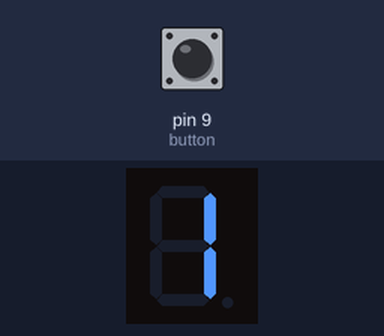
Recording of a sketch running on a simulated Arduino Uno, built with avr-gcc and run on an emulated ATmega328P. On the bench: 1-digit seven-segment display. Wiring (inferred from the names in the program): 1-digit 7-segment display, segments lit when HIGH: segments pin 2, pin 3, pin 4, pin 5, pin 6, pin 7, pin 8. The inputs (shaded band) are chosen by the test bench; at power-on: pin 9 (button) HIGH. The segment pins are drawn as the display they are named for.

Above: at 1.2 s.
1.3 s: pin 9 (button) pulled LOW for 0.15 s
At 1.8 s:
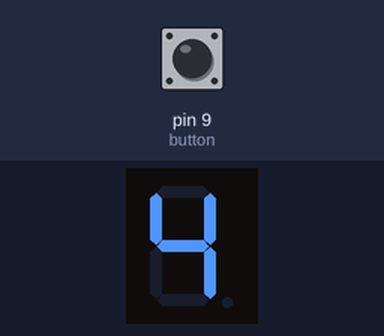
2.9 s: pin 9 (button) pulled LOW for 1 s
At 4.2 s:
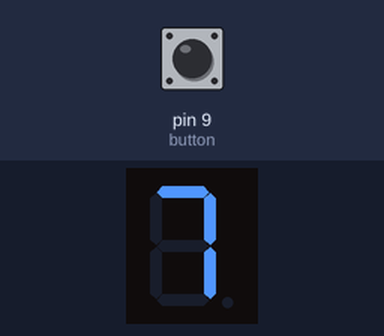
5.4 s: pin 9 (button) pulled LOW for 0.15 s
At 6.1 s:
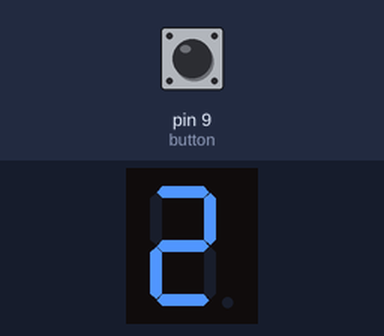
7.0 s: pin 9 (button) pulled LOW for 1 s
At 7.3 s:
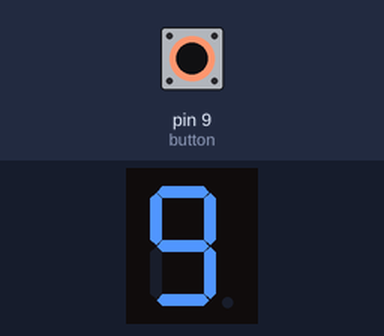
Timing chart, 0 to 10.0 s (numbered marks = the images above; inputs shaded):
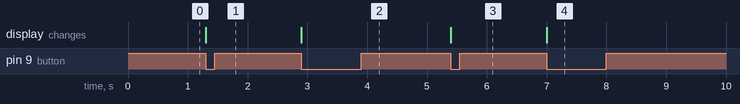

The sketch:

Irregular_Counter.ino
```cpp
int segmentPins[7] = {2, 3, 4, 5, 6, 7, 8};
int button = 9;

int counter = 0;
int previous = HIGH;

int sequence[] = {1, 4, 7, 2, 9, 5, 0, 8};

byte digits[10][7] =
    {
        {1, 1, 1, 1, 1, 1, 0}, // 0
        {0, 1, 1, 0, 0, 0, 0}, // 1
        {1, 1, 0, 1, 1, 0, 1}, // 2
        {1, 1, 1, 1, 0, 0, 1}, // 3
        {0, 1, 1, 0, 0, 1, 1}, // 4
        {1, 0, 1, 1, 0, 1, 1}, // 5
        {1, 0, 1, 1, 1, 1, 1}, // 6
        {1, 1, 1, 0, 0, 0, 0}, // 7
        {1, 1, 1, 1, 1, 1, 1}, // 8
        {1, 1, 1, 1, 0, 1, 1}  // 9
};

void displayDigit(int num)
{
    for (int i = 0; i < 7; i++)
    {
        digitalWrite(segmentPins[i], digits[num][i]);
    }
}

void setup()
{
    for (int i = 0; i < 7; i++)
        pinMode(segmentPins[i], OUTPUT);

    pinMode(button, INPUT_PULLUP);

    displayDigit(sequence[counter]);
}

void loop()
{
    int reading = digitalRead(button);

    if (previous == HIGH && reading == LOW)
    {
        counter++;

        if (counter >= 8)
            counter = 0;

        displayDigit(sequence[counter]);

        delay(250);
    }

    previous = reading;
}
```

Measured:
- after the input at 1.3 s, the display: changes at once (image 1)
- after the input at 2.9 s, the display: changes at once (image 2)
- after the input at 5.4 s, the display: changes at once (image 3)
- after the input at 7.0 s, the display: changes at once (image 4)
